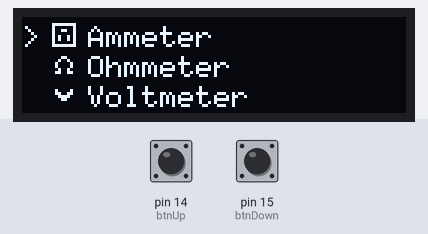
Bench run of a sketch on a simulated Arduino Uno, built with avr-gcc and run on an emulated ATmega328P. Parts: 128×32 one-colour display. The test bench sets the inputs (shaded band); at power-on: pin 14 (btnUp) HIGH, pin 15 (btnDown) HIGH.

Above: at 1.2 s.
1.3 s: pin 14 (btnUp) pulled LOW for 1 s
At 1.65 s:
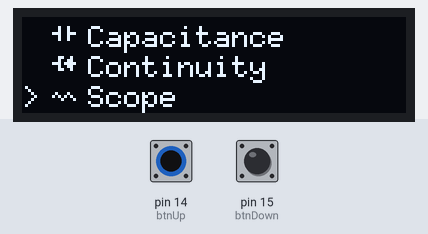
3.9 s: pin 15 (btnDown) pulled LOW for 3.2 s
At 8.3 s:
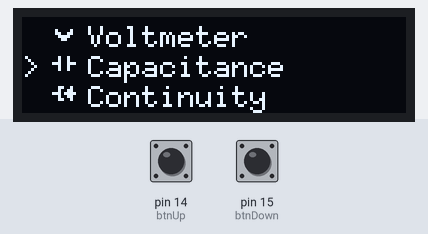
8.6 s: pin 15 (btnDown) pulled LOW for 0.15 s
At 9.1 s:
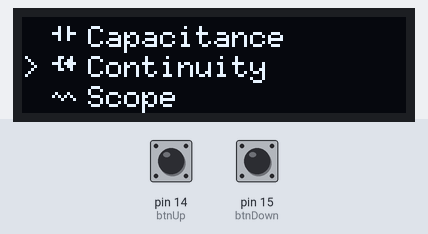
10.3 s: pin 15 (btnDown) pulled LOW for 1 s
At 11.35 s:
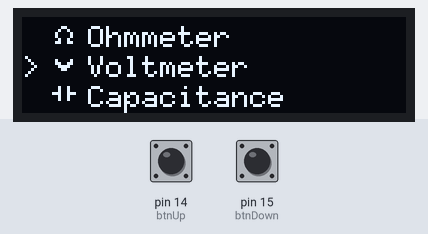
Timing chart, 0 to 13.3 s (numbered marks = the images above; inputs shaded):
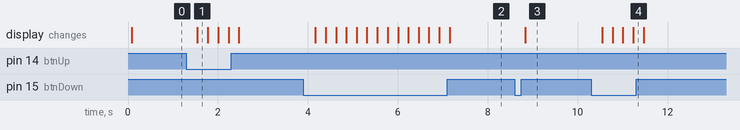

The sketch:

MenuPico.ino
```cpp
#include <U8g2lib.h>
#include <Wire.h>
// OLED (128x32 I2C)
U8G2_SSD1306_128X32_UNIVISION_F_HW_I2C u8g2(U8G2_R0);
const int btnUp = 14;
const int btnDown = 15;
const unsigned char ohm[] PROGMEM = {
  0x00,0x18,0x24,0x42,0x42,0x24,0x66,0x00
};
const unsigned char volt[] PROGMEM = {
  0x00,0x00,0x42,0x66,0x3c,0x18,0x00,0x00
};
const unsigned char Amp[] PROGMEM = {
  0xff,0x81,0x99,0x81,0xa5,0xa5,0x81,0xff
};
const unsigned char cap[] PROGMEM = {
  0x00,0x24,0x24,0xe7,0x24,0x24,0x00,0x00
};
const unsigned char continuity[] PROGMEM = {
  0x00,0x4c,0x64,0xf7,0x64,0x4c,0x00,0x00
};
const unsigned char scope[] PROGMEM = {
  0x00,0x00,0x00,0x22,0x55,0x88,0x00,0x00
};
const char *menuItems[] = {
  "Ammeter",
  "Ohmmeter",
  "Voltmeter",
  "Capacitance",
  "Continuity",
  "Scope"
};
const unsigned char* icons[] = {
  Amp,
  ohm,
  volt,
  cap,
  continuity,
  scope
};
const int menuLength = 6;
int selected = 0;

void setup() {
  pinMode(btnUp, INPUT_PULLUP);
  pinMode(btnDown, INPUT_PULLUP);
  u8g2.begin();
}
void loop() {
  handleInput();
  drawMenu();
}
void handleInput() {
  if (digitalRead(btnUp) == LOW) {
    selected--;
    if (selected < 0) selected = menuLength - 1;
    delay(180);
  }
  if (digitalRead(btnDown) == LOW) {
    selected++;
    if (selected >= menuLength) selected = 0;
    delay(180);
  }
}
void drawMenu() {
  u8g2.clearBuffer();
  u8g2.setFont(u8g2_font_6x10_tf);
  int start = selected - 1;
  if (start < 0) start = 0;
  if (start > menuLength - 3) start = menuLength - 3;
  for (int i = 0; i < 3; i++) {
    int index = start + i;
    int y = 10 + (i * 10);
    if (index == selected) {
      u8g2.drawStr(0, y, ">");
    }
    u8g2.drawXBMP(10, y - 8, 8, 8, icons[index]);
    u8g2.drawStr(22, y, menuItems[index]);
  }
  u8g2.sendBuffer();
}
```

Measured:
- after the input at 1.3 s, the display: changes after 0.24 s (image 1)
- after the input at 3.9 s, the display: first changes after 0.27 s (image 2 shows a later state)
- after the input at 8.6 s, the display: changes after 0.24 s (image 3)
- after the input at 10.3 s, the display: first changes after 0.25 s (image 4 shows a later state)
